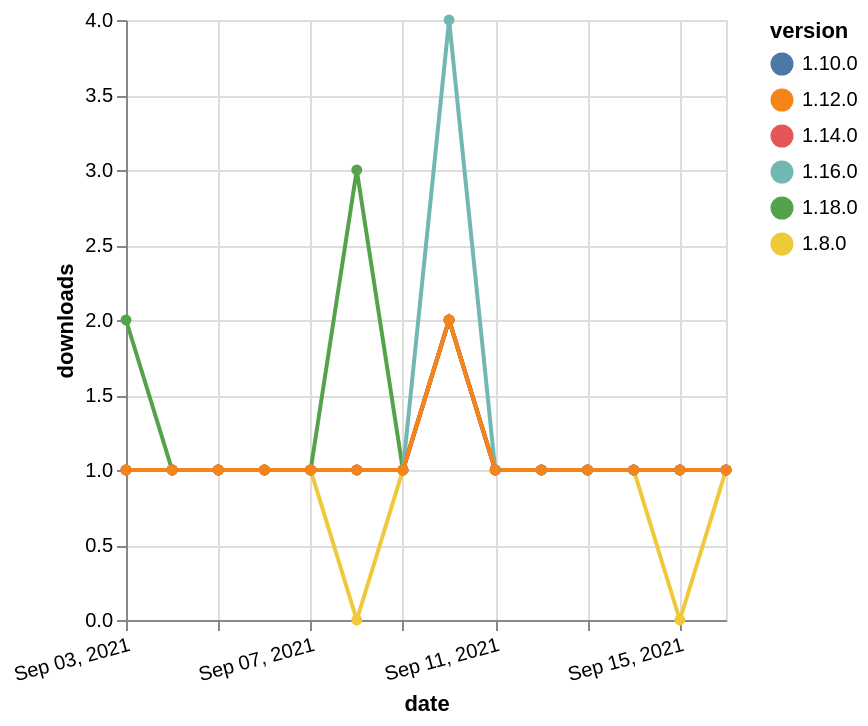

Here is the Vega-Lite specification saved for this chart:
### Vega-Lite specification from a JSON file in a GitHub repository (floating-point values rounded to 4 significant figures)
{"$schema": "https://vega.github.io/schema/vega-lite/v5.json", "description": "A simple bar chart with embedded data.", "data": {"values": [{"date": "2021-09-03", "total": 125, "delta": 2, "version": "1.18.0"}, {"date": "2021-09-04", "total": 126, "delta": 1, "version": "1.18.0"}, {"date": "2021-09-05", "total": 127, "delta": 1, "version": "1.18.0"}, {"date": "2021-09-06", "total": 128, "delta": 1, "version": "1.18.0"}, {"date": "2021-09-07", "total": 129, "delta": 1, "version": "1.18.0"}, {"date": "2021-09-08", "total": 132, "delta": 3, "version": "1.18.0"}, {"date": "2021-09-09", "total": 133, "delta": 1, "version": "1.18.0"}, {"date": "2021-09-10", "total": 135, "delta": 2, "version": "1.18.0"}, {"date": "2021-09-11", "total": 136, "delta": 1, "version": "1.18.0"}, {"date": "2021-09-12", "total": 137, "delta": 1, "version": "1.18.0"}, {"date": "2021-09-13", "total": 138, "delta": 1, "version": "1.18.0"}, {"date": "2021-09-14", "total": 139, "delta": 1, "version": "1.18.0"}, {"date": "2021-09-15", "total": 140, "delta": 1, "version": "1.18.0"}, {"date": "2021-09-16", "total": 141, "delta": 1, "version": "1.18.0"}, {"date": "2021-09-03", "total": 258, "delta": 1, "version": "1.8.0"}, {"date": "2021-09-04", "total": 259, "delta": 1, "version": "1.8.0"}, {"date": "2021-09-05", "total": 260, "delta": 1, "version": "1.8.0"}, {"date": "2021-09-06", "total": 261, "delta": 1, "version": "1.8.0"}, {"date": "2021-09-07", "total": 262, "delta": 1, "version": "1.8.0"}, {"date": "2021-09-08", "total": 262, "delta": 0, "version": "1.8.0"}, {"date": "2021-09-09", "total": 263, "delta": 1, "version": "1.8.0"}, {"date": "2021-09-10", "total": 265, "delta": 2, "version": "1.8.0"}, {"date": "2021-09-11", "total": 266, "delta": 1, "version": "1.8.0"}, {"date": "2021-09-12", "total": 267, "delta": 1, "version": "1.8.0"}, {"date": "2021-09-13", "total": 268, "delta": 1, "version": "1.8.0"}, {"date": "2021-09-14", "total": 269, "delta": 1, "version": "1.8.0"}, {"date": "2021-09-15", "total": 269, "delta": 0, "version": "1.8.0"}, {"date": "2021-09-16", "total": 270, "delta": 1, "version": "1.8.0"}, {"date": "2021-09-03", "total": 207, "delta": 1, "version": "1.10.0"}, {"date": "2021-09-04", "total": 208, "delta": 1, "version": "1.10.0"}, {"date": "2021-09-05", "total": 209, "delta": 1, "version": "1.10.0"}, {"date": "2021-09-06", "total": 210, "delta": 1, "version": "1.10.0"}, {"date": "2021-09-07", "total": 211, "delta": 1, "version": "1.10.0"}, {"date": "2021-09-08", "total": 212, "delta": 1, "version": "1.10.0"}, {"date": "2021-09-09", "total": 213, "delta": 1, "version": "1.10.0"}, {"date": "2021-09-10", "total": 215, "delta": 2, "version": "1.10.0"}, {"date": "2021-09-11", "total": 216, "delta": 1, "version": "1.10.0"}, {"date": "2021-09-12", "total": 217, "delta": 1, "version": "1.10.0"}, {"date": "2021-09-13", "total": 218, "delta": 1, "version": "1.10.0"}, {"date": "2021-09-14", "total": 219, "delta": 1, "version": "1.10.0"}, {"date": "2021-09-15", "total": 220, "delta": 1, "version": "1.10.0"}, {"date": "2021-09-16", "total": 221, "delta": 1, "version": "1.10.0"}, {"date": "2021-09-03", "total": 203, "delta": 1, "version": "1.16.0"}, {"date": "2021-09-04", "total": 204, "delta": 1, "version": "1.16.0"}, {"date": "2021-09-05", "total": 205, "delta": 1, "version": "1.16.0"}, {"date": "2021-09-06", "total": 206, "delta": 1, "version": "1.16.0"}, {"date": "2021-09-07", "total": 207, "delta": 1, "version": "1.16.0"}, {"date": "2021-09-08", "total": 208, "delta": 1, "version": "1.16.0"}, {"date": "2021-09-09", "total": 209, "delta": 1, "version": "1.16.0"}, {"date": "2021-09-10", "total": 213, "delta": 4, "version": "1.16.0"}, {"date": "2021-09-11", "total": 214, "delta": 1, "version": "1.16.0"}, {"date": "2021-09-12", "total": 215, "delta": 1, "version": "1.16.0"}, {"date": "2021-09-13", "total": 216, "delta": 1, "version": "1.16.0"}, {"date": "2021-09-14", "total": 217, "delta": 1, "version": "1.16.0"}, {"date": "2021-09-15", "total": 218, "delta": 1, "version": "1.16.0"}, {"date": "2021-09-16", "total": 219, "delta": 1, "version": "1.16.0"}, {"date": "2021-09-03", "total": 174, "delta": 1, "version": "1.14.0"}, {"date": "2021-09-04", "total": 175, "delta": 1, "version": "1.14.0"}, {"date": "2021-09-05", "total": 176, "delta": 1, "version": "1.14.0"}, {"date": "2021-09-06", "total": 177, "delta": 1, "version": "1.14.0"}, {"date": "2021-09-07", "total": 178, "delta": 1, "version": "1.14.0"}, {"date": "2021-09-08", "total": 179, "delta": 1, "version": "1.14.0"}, {"date": "2021-09-09", "total": 180, "delta": 1, "version": "1.14.0"}, {"date": "2021-09-10", "total": 182, "delta": 2, "version": "1.14.0"}, {"date": "2021-09-11", "total": 183, "delta": 1, "version": "1.14.0"}, {"date": "2021-09-12", "total": 184, "delta": 1, "version": "1.14.0"}, {"date": "2021-09-13", "total": 185, "delta": 1, "version": "1.14.0"}, {"date": "2021-09-14", "total": 186, "delta": 1, "version": "1.14.0"}, {"date": "2021-09-15", "total": 187, "delta": 1, "version": "1.14.0"}, {"date": "2021-09-16", "total": 188, "delta": 1, "version": "1.14.0"}, {"date": "2021-09-03", "total": 209, "delta": 1, "version": "1.12.0"}, {"date": "2021-09-04", "total": 210, "delta": 1, "version": "1.12.0"}, {"date": "2021-09-05", "total": 211, "delta": 1, "version": "1.12.0"}, {"date": "2021-09-06", "total": 212, "delta": 1, "version": "1.12.0"}, {"date": "2021-09-07", "total": 213, "delta": 1, "version": "1.12.0"}, {"date": "2021-09-08", "total": 214, "delta": 1, "version": "1.12.0"}, {"date": "2021-09-09", "total": 215, "delta": 1, "version": "1.12.0"}, {"date": "2021-09-10", "total": 217, "delta": 2, "version": "1.12.0"}, {"date": "2021-09-11", "total": 218, "delta": 1, "version": "1.12.0"}, {"date": "2021-09-12", "total": 219, "delta": 1, "version": "1.12.0"}, {"date": "2021-09-13", "total": 220, "delta": 1, "version": "1.12.0"}, {"date": "2021-09-14", "total": 221, "delta": 1, "version": "1.12.0"}, {"date": "2021-09-15", "total": 222, "delta": 1, "version": "1.12.0"}, {"date": "2021-09-16", "total": 223, "delta": 1, "version": "1.12.0"}]}, "width": "container", "mark": {"type": "line", "point": {"filled": true}}, "encoding": {"x": {"field": "date", "type": "temporal", "timeUnit": "yearmonthdate", "title": "date", "axis": {"labelAngle": -15}}, "y": {"field": "delta", "type": "quantitative", "title": "downloads"}, "color": {"field": "version", "type": "nominal"}, "tooltip": {"field": "delta"}}}
